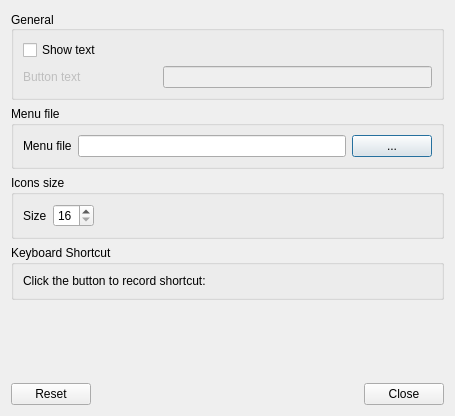
<?xml version="1.0" encoding="UTF-8"?>
<ui version="4.0">
 <class>RazorMainMenuConfiguration</class>
 <widget class="QDialog" name="RazorMainMenuConfiguration">
  <property name="geometry">
   <rect>
    <x>0</x>
    <y>0</y>
    <width>455</width>
    <height>416</height>
   </rect>
  </property>
  <property name="windowTitle">
   <string>Razor Main Menu settings</string>
  </property>
  <layout class="QVBoxLayout" name="verticalLayout">
   <item>
    <widget class="QGroupBox" name="generalGB">
     <property name="title">
      <string>General</string>
     </property>
     <property name="alignment">
      <set>Qt::AlignLeading|Qt::AlignLeft|Qt::AlignVCenter</set>
     </property>
     <property name="flat">
      <bool>false</bool>
     </property>
     <property name="checkable">
      <bool>false</bool>
     </property>
     <layout class="QGridLayout" name="gridLayout">
      <item row="0" column="0" colspan="3">
       <widget class="QCheckBox" name="showTextCB">
        <property name="text">
         <string>Show text</string>
        </property>
       </widget>
      </item>
      <item row="1" column="0">
       <widget class="QLabel" name="textL">
        <property name="enabled">
         <bool>false</bool>
        </property>
        <property name="text">
         <string>Button text</string>
        </property>
       </widget>
      </item>
      <item row="1" column="1" colspan="2">
       <widget class="QLineEdit" name="textLE">
        <property name="enabled">
         <bool>false</bool>
        </property>
       </widget>
      </item>
     </layout>
    </widget>
   </item>
   <item>
    <widget class="QGroupBox" name="menuGB">
     <property name="enabled">
      <bool>true</bool>
     </property>
     <property name="title">
      <string>Menu file</string>
     </property>
     <layout class="QGridLayout" name="gridLayout_2">
      <item row="0" column="0">
       <widget class="QLabel" name="menuFileL">
        <property name="text">
         <string>Menu file</string>
        </property>
       </widget>
      </item>
      <item row="0" column="1">
       <widget class="QLineEdit" name="menuFilePathLE">
        <property name="readOnly">
         <bool>true</bool>
        </property>
       </widget>
      </item>
      <item row="0" column="2">
       <widget class="QPushButton" name="chooseMenuFilePB">
        <property name="text">
         <string>...</string>
        </property>
       </widget>
      </item>
     </layout>
    </widget>
   </item>
   <item>
    <widget class="QGroupBox" name="iconsSizeGB">
     <property name="title">
      <string>Icons size</string>
     </property>
     <layout class="QHBoxLayout" name="horizontalLayout">
      <item>
       <widget class="QLabel" name="sizeL">
        <property name="text">
         <string>Size</string>
        </property>
       </widget>
      </item>
      <item>
       <widget class="RazorMainMenuSpinBox" name="sizeSB">
        <property name="minimum">
         <number>16</number>
        </property>
        <property name="maximum">
         <number>64</number>
        </property>
        <property name="value">
         <number>16</number>
        </property>
       </widget>
      </item>
      <item>
       <spacer name="horizontalSpacer">
        <property name="orientation">
         <enum>Qt::Horizontal</enum>
        </property>
        <property name="sizeHint" stdset="0">
         <size>
          <width>342</width>
          <height>20</height>
         </size>
        </property>
       </spacer>
      </item>
     </layout>
    </widget>
   </item>
   <item>
    <widget class="QGroupBox" name="groupBox">
     <property name="title">
      <string>Keyboard Shortcut</string>
     </property>
     <layout class="QGridLayout" name="gridLayout_3">
      <item row="0" column="0">
       <widget class="QLabel" name="label">
        <property name="text">
         <string>Click the button to record shortcut:</string>
        </property>
       </widget>
      </item>
      <item row="0" column="1">
       <widget class="RazorShortcutButton" name="shortcutEd" native="true">
        <property name="minimumSize">
         <size>
          <width>200</width>
          <height>0</height>
         </size>
        </property>
       </widget>
      </item>
     </layout>
    </widget>
   </item>
   <item>
    <spacer name="verticalSpacer">
     <property name="orientation">
      <enum>Qt::Vertical</enum>
     </property>
     <property name="sizeHint" stdset="0">
      <size>
       <width>20</width>
       <height>41</height>
      </size>
     </property>
    </spacer>
   </item>
   <item>
    <widget class="QDialogButtonBox" name="buttons">
     <property name="orientation">
      <enum>Qt::Horizontal</enum>
     </property>
     <property name="standardButtons">
      <set>QDialogButtonBox::Close|QDialogButtonBox::Reset</set>
     </property>
    </widget>
   </item>
  </layout>
 </widget>
 <customwidgets>
  <customwidget>
   <class>RazorShortcutButton</class>
   <extends>QWidget</extends>
   <header>razorqt/razorshortcutbutton.h</header>
   <container>1</container>
  </customwidget>
  <customwidget>
   <class>RazorMainMenuSpinBox</class>
   <extends>QSpinBox</extends>
   <header>razormainmenuspinbox.h</header>
  </customwidget>
 </customwidgets>
 <resources/>
 <connections/>
</ui>
